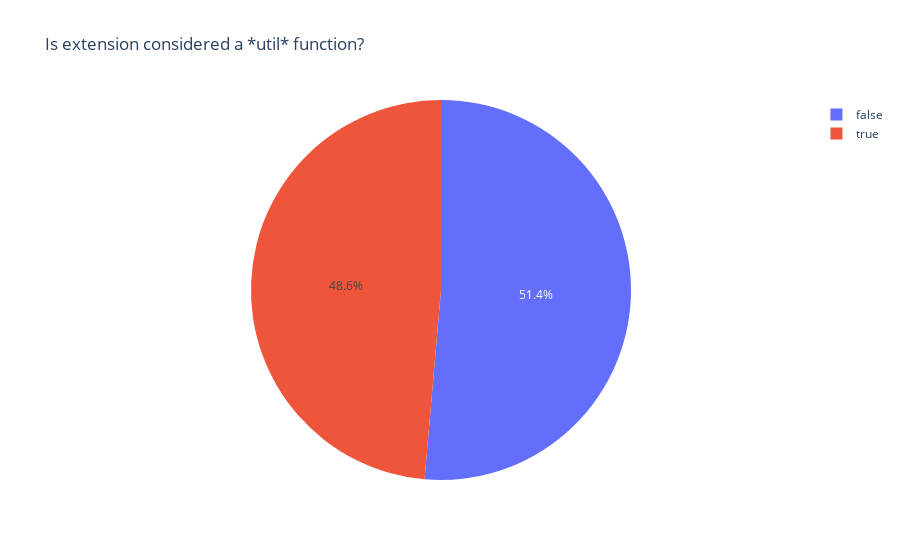

Notebook cell for this chart:
### Markdown cell above
## How developers see their extension functions

Extensions are often viewed as util functions. (They place it in a folder or a file that has a word `util` in it)

### Code cell
plx.pie(both, names='is utils', title='Is extension considered a *util* function?')

### Figure 1 — Plotly figure (JSON) as saved in the notebook; plotly's stock layout.template omitted (floating-point values rounded to 4 significant figures; data arrays with more than 128 entries replaced by an {"elided": "..."} marker saying what was removed)
{"data": [{"domain": {"x": [0, 1], "y": [0, 1]}, "hovertemplate": "is utils=%{label}<extra></extra>", "labels": {"elided": "2569 bool values"}, "legendgroup": "", "name": "", "showlegend": true, "type": "pie"}], "layout": {"legend": {"tracegroupgap": 0}, "title": {"text": "Is extension considered a *util* function?"}}}
